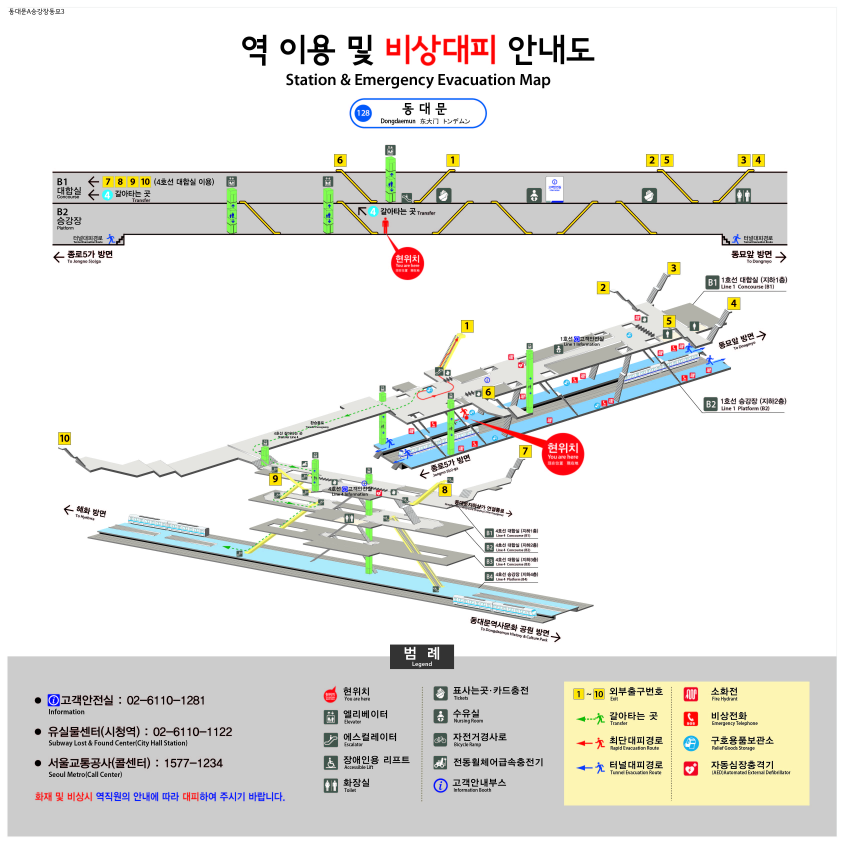
#> input picture station_indoor_map/station_image/1/동대문.jpg, 3376 x 3375 px (shown at 1/4 size)
$ python image_check.py --image '../station_image/1/동대문.jpg'
#> lines starting #> are read from the running program, lines starting #| are printed output that depends on the picture
import argparse
import ctypes
import json
import sys
from datetime import datetime
from pathlib import Path

import cv2
import numpy as np


NODE_KIND_SHORTCUTS = {
    "1": "hall",
    "2": "stairs_start",
    "3": "stairs_end",
    "4": "elevator",
    "5": "platform",
    "6": "entrance_connection",
    "7": "information",
    "8": "qr",
}

FLOOR_SHORTCUTS = {
    "1": "ground",
    "2": "B1",
    "3": "B2",
    "4": "B3",
    "5": "B4",
}

COLORS = {
    "entrance_connection": (30, 170, 60),
    "hall": (30, 90, 220),
    "stairs_start": (20, 120, 220),
    "stairs_end": (20, 80, 180),
    "elevator": (180, 80, 30),
    "platform": (170, 40, 150),
    "information": (80, 80, 80),
    "qr": (0, 150, 200),
}


def read_image(path: Path):
    img_array = np.fromfile(str(path), np.uint8)
    img = cv2.imdecode(img_array, cv2.IMREAD_COLOR)
    if img is None:
        raise FileNotFoundError(f"이미지를 읽을 수 없습니다: {path}")
    return img


def infer_line_and_station(image_path: Path):
    line_no = image_path.parent.name
    station_name = image_path.stem
    return line_no, station_name


def default_output_path(image_path: Path, output_dir: Path) -> Path:
    line_no, station_name = infer_line_and_station(image_path)
    return output_dir / f"{line_no}_{station_name}_clicked.json"


# [4 lines left out: function is_key_down_windows, not called in this run]


def point_xy(point):
    return point["image_xy"]


# [175 lines left out: functions make_annotation, save_annotation, load_annotation, infer_image_path_from_annotation_path, nearest_point_index, point_to_segment_distance_sq and 2 more, not called in this run]


MIN_ZOOM = 1.0
MAX_ZOOM = 12.0
ZOOM_FACTOR = 1.25


# [4 lines left out: function clamp_view_origin, not called in this run]


def view_size(display_w, display_h, scale):
    return display_w / scale, display_h / scale


# [6 lines left out: function mouse_wheel_delta, not called in this run]


def render_view(img, display_w, display_h, scale, origin_x, origin_y):
    image_h, image_w = img.shape[:2]
    crop_w, crop_h = view_size(display_w, display_h, scale)
    end_x = min(int(np.ceil(origin_x + crop_w)), image_w)
    end_y = min(int(np.ceil(origin_y + crop_h)), image_h)
    crop = img[int(origin_y):end_y, int(origin_x):end_x]
    interpolation = cv2.INTER_LINEAR if scale > 1.0 else cv2.INTER_AREA
    return cv2.resize(crop, (display_w, display_h), interpolation=interpolation)


def draw_overlay(
    display_img,
    points,
    edges,
    scale,
    origin_x=0.0,
    origin_y=0.0,
    edge_mode=False,
    delete_mode=False,
    selected_idx=None,
    current_kind="hall",
    current_floor=None,
    floor_shortcut_pending=False,
):
    canvas = display_img.copy()
    for from_idx, to_idx in edges:
        if from_idx >= len(points) or to_idx >= len(points):
            continue
        start_x, start_y = point_xy(points[from_idx])
        end_x, end_y = point_xy(points[to_idx])
        x1 = int((start_x - origin_x) * scale)
        y1 = int((start_y - origin_y) * scale)
        x2 = int((end_x - origin_x) * scale)
        y2 = int((end_y - origin_y) * scale)
        cv2.line(canvas, (x1, y1), (x2, y2), (255, 0, 0), 2, cv2.LINE_AA)

    for idx, point in enumerate(points, start=1):
        original_x, original_y = point_xy(point)
        x = int((original_x - origin_x) * scale)
        y = int((original_y - origin_y) * scale)
        color = COLORS.get(point["kind"], (0, 0, 255))
        cv2.circle(canvas, (x, y), 6, color, -1, cv2.LINE_AA)
        cv2.circle(canvas, (x, y), 8, (255, 255, 255), 1, cv2.LINE_AA)
        label = f"{idx}:{point['kind']}"
        if point.get("entrance_no"):
            label = f"{label} exit {point['entrance_no']}"
        cv2.putText(
            canvas,
            label,
            (x + 7, y - 7),
            cv2.FONT_HERSHEY_SIMPLEX,
            0.45,
            color,
            2,
            cv2.LINE_AA,
        )
    if delete_mode:
        mode_text = "DELETE MODE"
        click_text = "L-click:delete node/edge"
    elif edge_mode:
        mode_text = "EDGE MODE"
        click_text = "L-click:select"
    else:
        mode_text = "NODE MODE"
        click_text = "L-click:add"
    help_text = f"{mode_text}  {click_text}  +/-:zoom  arrows/IJKL:pan  0:reset  S:save"
    floor_text = current_floor or "-"
    select_text = "FLOOR HOTKEY: press 1-5" if floor_shortcut_pending else f"TYPE {current_kind}  FLOOR {floor_text}"
    cv2.rectangle(canvas, (10, 10), (960, 72), (255, 255, 255), -1)
    cv2.putText(
        canvas,
        help_text,
        (18, 33),
        cv2.FONT_HERSHEY_SIMPLEX,
        0.65,
        (20, 20, 20),
        2,
        cv2.LINE_AA,
    )
    cv2.putText(
        canvas,
        select_text,
        (18, 60),
        cv2.FONT_HERSHEY_SIMPLEX,
        0.58,
        COLORS.get(current_kind, (20, 20, 20)),
        2,
        cv2.LINE_AA,
    )
    if selected_idx is not None and selected_idx < len(points):
        selected_x, selected_y = point_xy(points[selected_idx])
        x = int((selected_x - origin_x) * scale)
        y = int((selected_y - origin_y) * scale)
        cv2.circle(canvas, (x, y), 11, (0, 255, 255), 3, cv2.LINE_AA)
    return canvas


def main():
    parser = argparse.ArgumentParser(description="Click image coordinates and save them as an annotation JSON.")
    parser.add_argument(
        "annotation",
        nargs="?",
        help="Optional annotation JSON to load directly, e.g. annotations/clicked/7_숭실대입구_clicked.json.",
    )
    parser.add_argument(
        "--image",
        help="Image path to open, e.g. 7/장승배기.jpg. Optional when --load uses {line}_{station}_clicked.json.",
    )
    parser.add_argument(
        "--output-dir",
        default="annotations/clicked",
        help="Directory for auto-named {line}_{station}_clicked.json annotation output.",
    )
    parser.add_argument("--output", help="Optional explicit output JSON path.")
    parser.add_argument(
        "--load",
        help="Existing annotation JSON to load before editing. Defaults to the output path if it exists.",
    )
    parser.add_argument(
        "--no-load",
        action="store_true",
        help="Start with an empty annotation even when the output path already exists.",
    )
    parser.add_argument("--floor", help="Optional initial floor for clicked nodes, e.g. B2.")
    parser.add_argument("--max-width", type=int, default=1960)
    parser.add_argument("--max-height", type=int, default=1080)
    args = parser.parse_args()

    requested_load_path = Path(args.load or args.annotation) if args.load or args.annotation else None
    if requested_load_path and not requested_load_path.exists():
        raise FileNotFoundError(f"load annotation not found: {requested_load_path}")

    image_path = Path(args.image) if args.image else None
    if image_path is None and requested_load_path:
        image_path = infer_image_path_from_annotation_path(requested_load_path)
        if image_path:
            print(f"[IMAGE] inferred from annotation path: {image_path}")
    if image_path is None:
        parser.error("--image is required unless --load points to a {line}_{station}_clicked.json file")

    output_path = Path(args.output) if args.output else requested_load_path or default_output_path(image_path, Path(args.output_dir))

    img = read_image(image_path)
#> in read_image, img is the input picture: shape (3375, 3376, 3); mean B, G, R 225.5, 229.2, 229.7
    h, w = img.shape[:2]
    base_scale = min(args.max_width / w, args.max_height / h, 1.0)
    display_w = int(w * base_scale)
    display_h = int(h * base_scale)
    zoom = MIN_ZOOM
    origin_x = 0.0
    origin_y = 0.0

    load_path = None
    if requested_load_path:
        load_path = requested_load_path
    elif not args.no_load and output_path.exists():
        load_path = output_path

    if load_path:
        points, edges, skipped_nodes, skipped_edges = load_annotation(load_path)
    else:
        points, edges, skipped_nodes, skipped_edges = [], [], 0, 0

    edge_mode = False
    delete_mode = False
    selected_idx = None
    current_kind = "hall"
    current_floor = args.floor
    floor_shortcut_pending = False
    window_name = f"image_check: {image_path.name}"

    def refresh():
        scale = base_scale * zoom
        display_img = render_view(img, display_w, display_h, scale, origin_x, origin_y)
        cv2.imshow(
            window_name,
            draw_overlay(
                display_img,
                points,
                edges,
                scale,
                origin_x,
                origin_y,
                edge_mode,
                delete_mode,
                selected_idx,
                current_kind,
                current_floor,
                floor_shortcut_pending,
            ),
        )

    # [156 lines left out: functions set_zoom, pan, reset_view, save_current, new_point, connect_last_two and 2 more, not called in this run]

    print(f"[IMAGE] {image_path}")
    print(f"[OUTPUT] {output_path}")
    if load_path:
        print(
            f"[LOAD] {load_path} nodes={len(points)}, edges={len(edges)}, "
            f"skipped_nodes={skipped_nodes}, skipped_edges={skipped_edges}"
        )
    print("[KEYS] left-click add node, hold e + left-click add and connect, e connect last two nodes, a toggle edge mode, d toggle delete mode, right-click/backspace undo, s save, c clear, q/esc quit")
    print("[TYPE] 1 hall, 2 stairs_start, 3 stairs_end, 4 elevator, 5 platform, 6 entrance_connection, 7 information, 8 qr")
    print("[FLOOR] press f then 1 ground, 2 B1, 3 B2, 4 B3, 5 B4")
    print("[VIEW] mouse wheel or +/- zoom, arrows/IJKL pan, 0 reset view")

    cv2.imshow(window_name, render_view(img, display_w, display_h, base_scale, origin_x, origin_y))
#> in render_view, `return cv2.resize(crop, (display_w, display_h), interpolation=interpol..`:
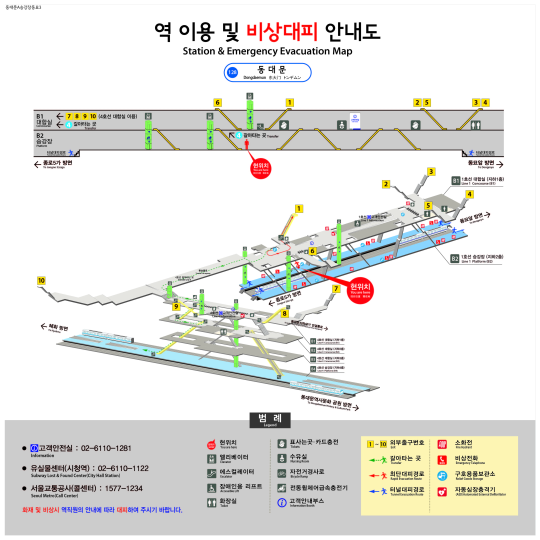
#> returned value: shape (1080, 1080, 3) (shown at 1/2 size); mean of channels 0, 1, 2 225.5, 229.2, 229.7; drawn as B, G, R
    cv2.setMouseCallback(window_name, mouse_callback)
    refresh()
#> in draw_overlay, `cv2.putText( canvas, select_text, (18, 60), cv2.FONT_HERSHEY_SIMPLEX, ..`:
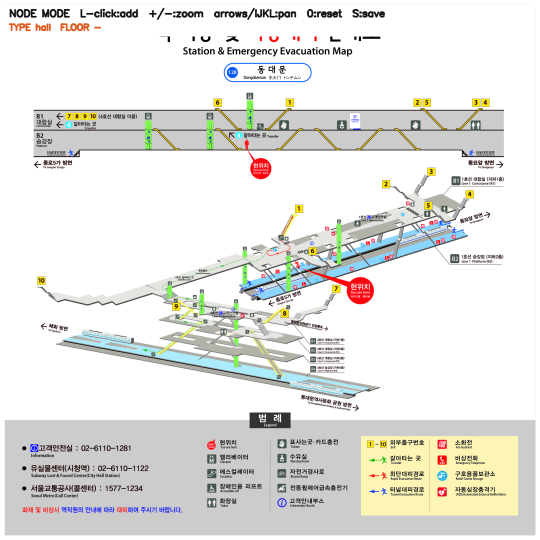
#> canvas: shape (1080, 1080, 3) (shown at 1/2 size); mean B, G, R 225.2, 228.9, 229.2

    while True:
        key = cv2.waitKeyEx(0)
#> (key q is pressed here)
#> key = 113
        key_char = chr(key) if 0 <= key < 256 else ""
#> key_char = 'q'
        if key in (ord("q"), 27):
            break
        if floor_shortcut_pending and key_char in FLOOR_SHORTCUTS:
            current_floor = FLOOR_SHORTCUTS[key_char]
            floor_shortcut_pending = False
            print(f"[FLOOR] {current_floor}")
            refresh()
            continue
        if floor_shortcut_pending:
            floor_shortcut_pending = False
            print("[FLOOR] selection canceled")
            refresh()
        if key in (ord("s"), ord("S")):
            save_current()
        elif key in (ord("a"), ord("A")):
            edge_mode = not edge_mode
            delete_mode = False
            selected_idx = None
            print(f"[MODE] {'edge' if edge_mode else 'node'}")
            refresh()
        elif key in (ord("d"), ord("D")):
            delete_mode = not delete_mode
            edge_mode = False
            selected_idx = None
            print(f"[MODE] {'delete' if delete_mode else 'node'}")
            refresh()
        elif key in (ord("e"), ord("E")):
            connect_last_two()
        elif key in (ord("c"), ord("C")):
            points.clear()
            edges.clear()
            selected_idx = None
            print("[CLEAR]")
            refresh()
        elif key in (8, 127) and points:
            removed_idx = len(points) - 1
            removed, _ = remove_point_and_edges(points, edges, removed_idx)
            if selected_idx == removed_idx:
                selected_idx = None
            removed_x, removed_y = point_xy(removed)
            print(f"[UNDO] kind={removed['kind']} x={removed_x}, y={removed_y}")
            refresh()
        elif key_char in NODE_KIND_SHORTCUTS:
            current_kind = NODE_KIND_SHORTCUTS[key_char]
            print(f"[TYPE] {current_kind}")
            refresh()
        elif key in (ord("f"), ord("F")):
            floor_shortcut_pending = True
            print("[FLOOR] press 1 ground, 2 B1, 3 B2, 4 B3, or 5 B4")
            refresh()
        elif key in (ord("+"), ord("=")):
            set_zoom(zoom * ZOOM_FACTOR)
        elif key in (ord("-"), ord("_")):
            set_zoom(zoom / ZOOM_FACTOR)
        elif key in (ord("0"),):
            reset_view()
        elif key in (ord("i"), ord("I"), 2490368):
            pan(0, -view_size(display_w, display_h, base_scale * zoom)[1] * 0.15)
        elif key in (ord("k"), ord("K"), 2621440):
            pan(0, view_size(display_w, display_h, base_scale * zoom)[1] * 0.15)
        elif key in (ord("j"), ord("J"), 2424832):
            pan(-view_size(display_w, display_h, base_scale * zoom)[0] * 0.15, 0)
        elif key in (ord("l"), ord("L"), 2555904):
            pan(view_size(display_w, display_h, base_scale * zoom)[0] * 0.15, 0)

    cv2.destroyAllWindows()


if __name__ == "__main__":
    main()

$ run again, on station_indoor_map/station_image/1/서울역.jpg
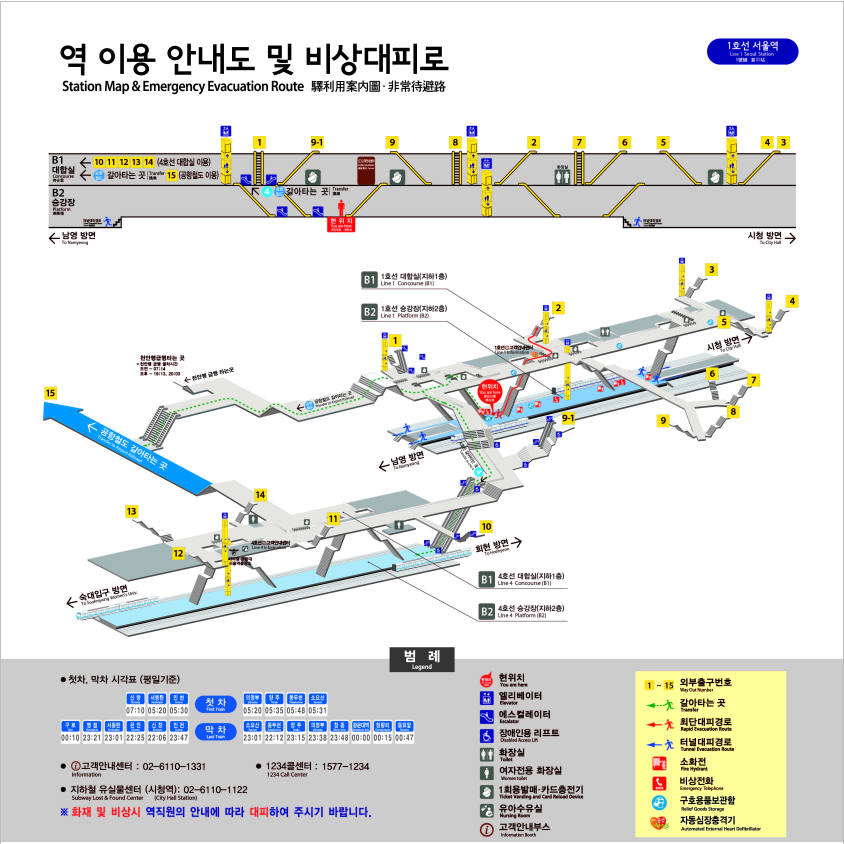
#> input picture station_indoor_map/station_image/1/서울역.jpg, 3376 x 3375 px (shown at 1/4 size)
#> in read_image, img is the input picture: shape (3375, 3376, 3); mean B, G, R 222.8, 225.6, 224.9
#> in render_view, `return cv2.resize(crop, (display_w, display_h), interpolation=interpol..`:
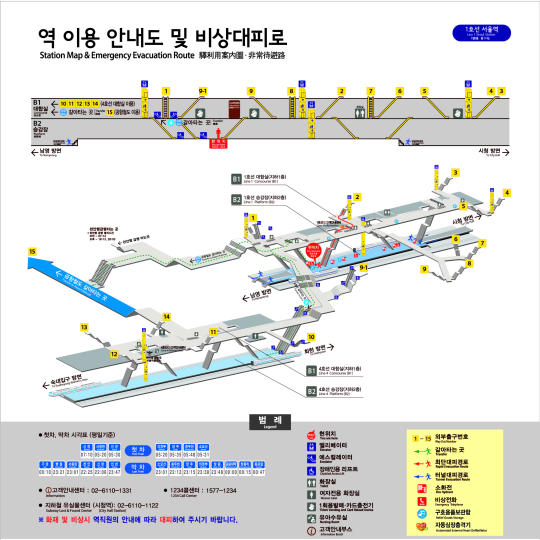
#> returned value: shape (1080, 1080, 3) (shown at 1/2 size); mean of channels 0, 1, 2 222.9, 225.6, 224.9; drawn as B, G, R
#> in draw_overlay, `cv2.putText( canvas, select_text, (18, 60), cv2.FONT_HERSHEY_SIMPLEX, ..`:
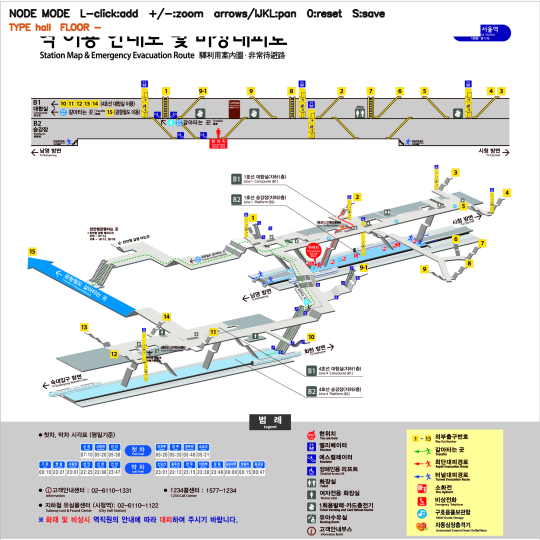
#> canvas: shape (1080, 1080, 3) (shown at 1/2 size); mean B, G, R 222.2, 225.2, 224.6
#> key = 113
#> key_char = 'q'

$ run again, on station_indoor_map/station_image/1/시청.jpg
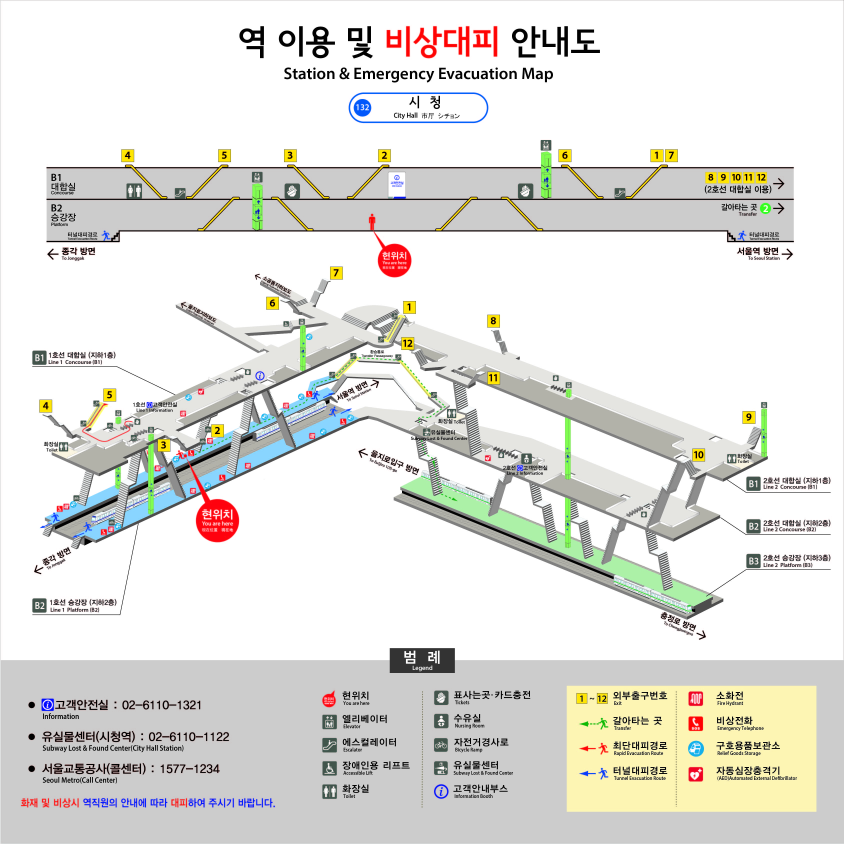
#> input picture station_indoor_map/station_image/1/시청.jpg, 3376 x 3375 px (shown at 1/4 size)
#> in read_image, img is the input picture: shape (3375, 3376, 3); mean B, G, R 221.8, 226.2, 226.8
#> in render_view, `return cv2.resize(crop, (display_w, display_h), interpolation=interpol..`:
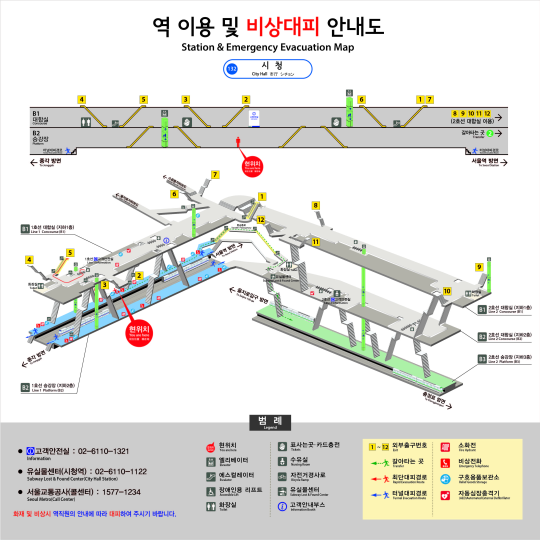
#> returned value: shape (1080, 1080, 3) (shown at 1/2 size); mean of channels 0, 1, 2 221.8, 226.2, 226.8; drawn as B, G, R
#> in draw_overlay, `cv2.putText( canvas, select_text, (18, 60), cv2.FONT_HERSHEY_SIMPLEX, ..`:
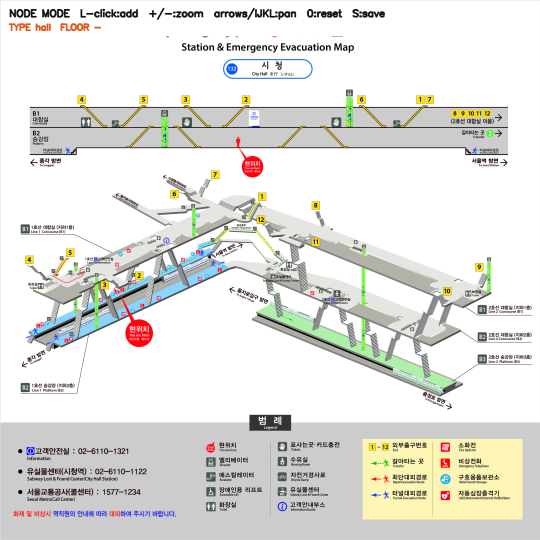
#> canvas: shape (1080, 1080, 3) (shown at 1/2 size); mean B, G, R 221.6, 226.1, 226.5
#> key = 113
#> key_char = 'q'
